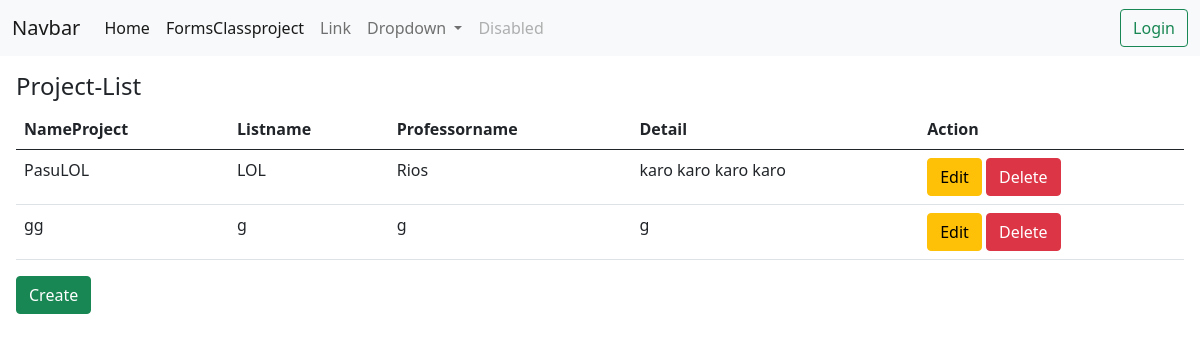
Page /project-list/ on the earlier database version.
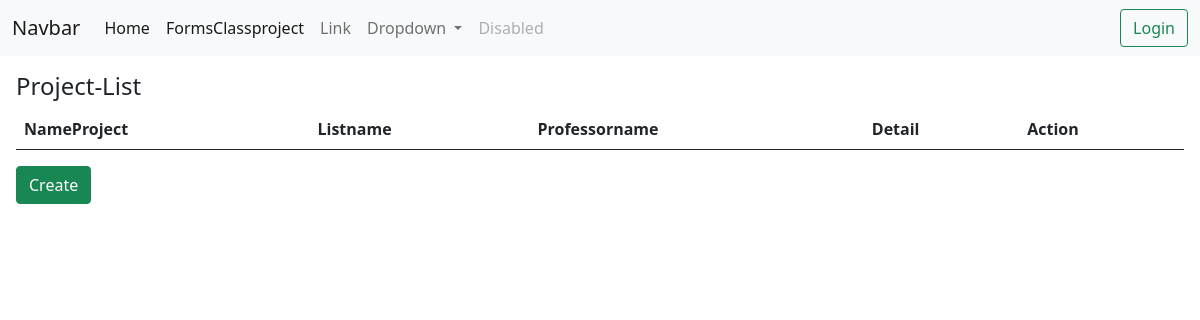
Same page on the later database version.
### apps/models.py (models this page shows, shortened)
class Project(models.Model):
    name_project = models.CharField(db_column='name_project',max_length=50)
    list_name = models.CharField(db_column='list_name',max_length = 50)
    professor_name = models.CharField(db_column='professor_name',max_length=50)
    detail_project = models.TextField(db_column='detail_project',max_length=3000)

### apps/views.py (the view)
# urls.py: path('project-list/', views.projectList, name='project-list'),
def projectList(request):
    projects = Project.objects.all()
    return render(request, "project-list.html", {'projects': projects})

### core/templates/project-list.html
{% extends 'layouts/base-web.html' %}
{% block content %}
<div class="card-body">
    <h4>Project-List</h4>
    <table class="table">
        <thead>
            <tr>
                <th scope="col">NameProject</th>
                <th scope="col">Listname</th>
                <th scope="col">Professorname</th>
                <th scope="col">Detail</th>
                <th scope="col">Action</th>
            </tr>
            <tbody>
                {% for project in projects %}
                <tr>
                    <td>{{ project.name_project }}</td>
                    <td>{{ project.list_name }}</td>
                    <td>{{ project.professor_name }}</td>
                    <td>{{ project.detail_project }}</td>
                    <td>
                        <a type="button" class="btn btn-warning" href="/project-edit/{{ project.id }}">Edit</a>
                        <a type="button" class="btn btn-danger" href="/project-delete/{{ project.id }}">Delete</a>
                    </td>
                </tr>
                {% endfor %}
            </tbody>
        </thead>
    </table>
    <a type="button" class="btn btn-success" href="{%url 'project-create' %}">Create</a>
</div>
{% endblock content %}

### core/templates/layouts/base-web.html (shortened to what this page needs)
<!DOCTYPE html>
<html lang="en">
<head>
    <link href="https://cdn.jsdelivr.net/npm/bootstrap@5.0.0-beta1/dist/css/bootstrap.min.css" rel="stylesheet">
</head>
<body>
    {% include "layouts/navbar.html" %}
    <div class="main-content">
        {% block content %}
        {% endblock content %}
    </div>
</body>
</html>

### core/templates/layouts/navbar.html (shortened to what this page needs)
<nav class="navbar navbar-expand-lg navbar-light bg-light">
    <div class="container-fluid">
        <a class="navbar-brand" href="#">Navbar</a>
        <div class="collapse navbar-collapse" id="navbarSupportedContent">
            <ul class="navbar-nav me-auto mb-2 mb-lg-0">
                <li class="nav-item">
                    <a class="nav-link active" aria-current="page" href="home">Home</a>
                </li>
                <li class="nav-item">
                    <a class="nav-link active" aria-current="page" href="project-list">FormsClassproject</a>
                </li>
                <li class="nav-item">
                    <a class="nav-link" href="#">Link</a>
                </li>
                <li class="nav-item dropdown">
                    <a class="nav-link dropdown-toggle" href="#" id="navbarDropdown" role="button"
                        data-bs-toggle="dropdown" aria-expanded="false">
                        Dropdown
                    </a>
                </li>
                <li class="nav-item">
                    <a class="nav-link disabled" href="#" tabindex="-1" aria-disabled="true">Disabled</a>
                </li>
            </ul>
            <form class="d-flex">
                <a class="btn btn-outline-success" href="login">Login</a>
            </form>
        </div>
    </div>
</nav>

Differences in the rows shown:
removed Project: name_project "PasuLOL", list_name "LOL", professor_name "Rios", detail_project "karo karo karo karo"
removed Project: name_project "gg", list_name "g", professor_name "g", detail_project "g"
